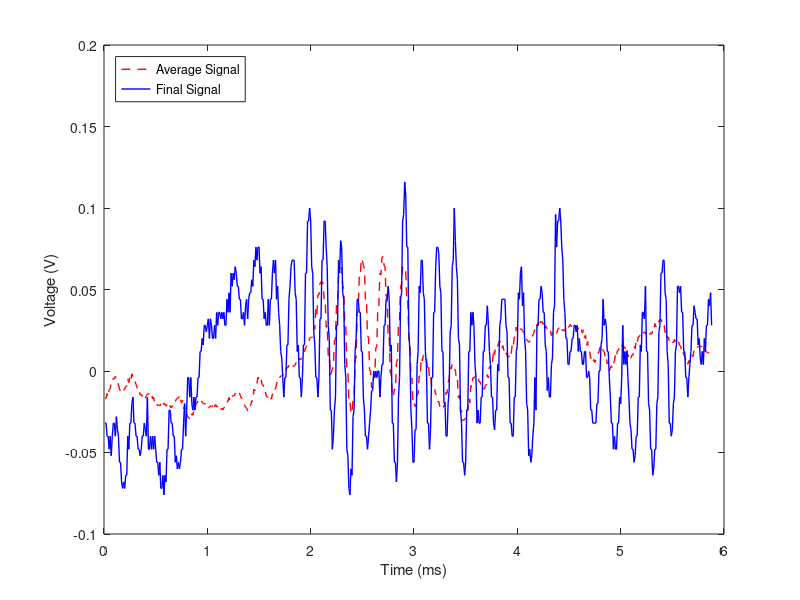

MATLAB code for this plot: (Note: this script raises an error after producing the figure.)
%% MAE170 Lab 5 Eric Foss A17068006
clc; close all; clear all;



%% Question2
load('lab5p1.mat');

figure(1);

%x = linspace(0, 6, 588);
x = [1:588]/100;
yavg = recMatrix_sig;
ylast = wave_sig;

plot(x, yavg, 'r--', 'LineWidth', 1); hold on;
plot(x, ylast, 'b-', 'LineWidth', 1); hold on;
legend('Average Signal', 'Final Signal', 'Location', 'northwest');
xlabel('Time (ms)'); ylabel('Voltage (V)');


%% Question 4
load('lab5pt2.mat');

dx = 23/30; dy = 10/15; %totalreal/totalexpected = realincrement

delay = zeros(30, 15);
for i = 1:30
    for j = 1:15
        %stupid edge cases
        if i == 1
            if j == 15
                delay(i, j) = delay(i, j-1);
                continue;
            end
        end

        if i == 27
            if j == 9
                delay(i, j) = 191;
                continue;
            end
        end

        sig = recMatrix_sig(:, i, j);
        maxs = islocalmax(sig);
        mins = islocalmin(sig);
        maxs_index = find(maxs);
        mins_index = find(mins);

        for o = 1:length(maxs_index)
            bool = 0;
            if maxs_index(o+1) - maxs_index(o) > 15
                if maxs_index(o+2) - maxs_index(o+1) > 15
                    for o2 = 1:length(mins_index)
                        if mins_index(o2+1) - mins_index(o2) > 15
                            if mins_index(o2+2) - mins_index(o2+1) > 15
                                if (mins_index(o2)-maxs_index(o)) > 7 && (mins_index(o2)-maxs_index(o)) < 13
                                    bool = 1;
                                    break;
                                end
                            end
                        end
                    end
                    if bool == 1
                        break;
                    end
                end
            end
        end



        delay(i, j) = maxs_index(o); %- 100;

    end
end